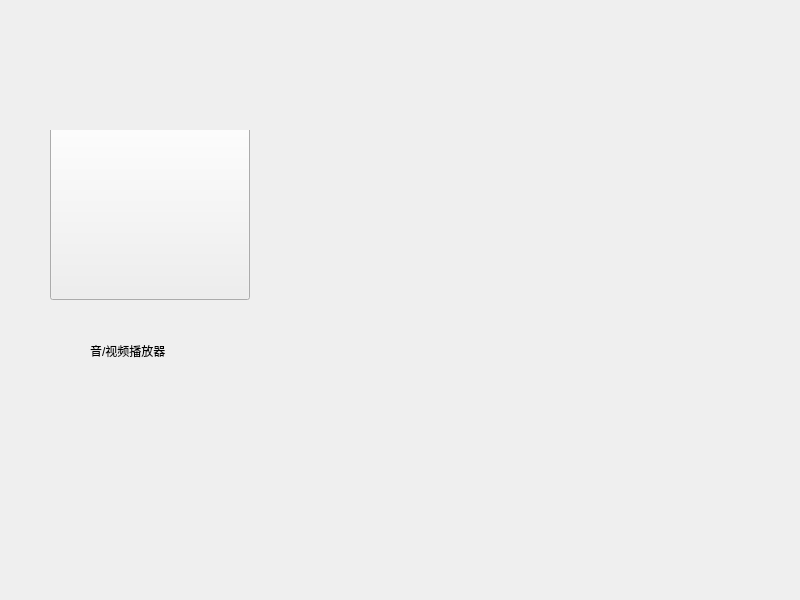
<?xml version="1.0" encoding="UTF-8"?>
<ui version="4.0">
 <class>menu</class>
 <widget class="QWidget" name="menu">
  <property name="geometry">
   <rect>
    <x>0</x>
    <y>0</y>
    <width>800</width>
    <height>600</height>
   </rect>
  </property>
  <property name="windowTitle">
   <string>menu</string>
  </property>
  <property name="autoFillBackground">
   <bool>true</bool>
  </property>
  <property name="styleSheet">
   <string notr="true"/>
  </property>
  <widget class="QWidget" name="widget" native="true">
   <property name="geometry">
    <rect>
     <x>50</x>
     <y>130</y>
     <width>200</width>
     <height>300</height>
    </rect>
   </property>
   <widget class="QPushButton" name="videoButton">
    <property name="geometry">
     <rect>
      <x>0</x>
      <y>-30</y>
      <width>200</width>
      <height>200</height>
     </rect>
    </property>
    <property name="text">
     <string/>
    </property>
    <property name="icon">
     <iconset resource="icon.qrc">
      <normaloff>:/icon/video_icon.jpg</normaloff>:/icon/video_icon.jpg</iconset>
    </property>
    <property name="iconSize">
     <size>
      <width>200</width>
      <height>200</height>
     </size>
    </property>
   </widget>
   <widget class="QLabel" name="label">
    <property name="geometry">
     <rect>
      <x>40</x>
      <y>210</y>
      <width>141</width>
      <height>21</height>
     </rect>
    </property>
    <property name="text">
     <string>音/视频播放器</string>
    </property>
    <property name="textFormat">
     <enum>Qt::AutoText</enum>
    </property>
   </widget>
  </widget>
  <widget class="QWidget" name="widget_4" native="true">
   <property name="geometry">
    <rect>
     <x>0</x>
     <y>0</y>
     <width>791</width>
     <height>591</height>
    </rect>
   </property>
   <property name="autoFillBackground">
    <bool>false</bool>
   </property>
   <property name="styleSheet">
    <string notr="true">background-image: url(:/icon/background.png);</string>
   </property>
  </widget>
  <zorder>widget_4</zorder>
  <zorder>widget</zorder>
 </widget>
 <resources>
  <include location="icon.qrc"/>
 </resources>
 <connections/>
</ui>
